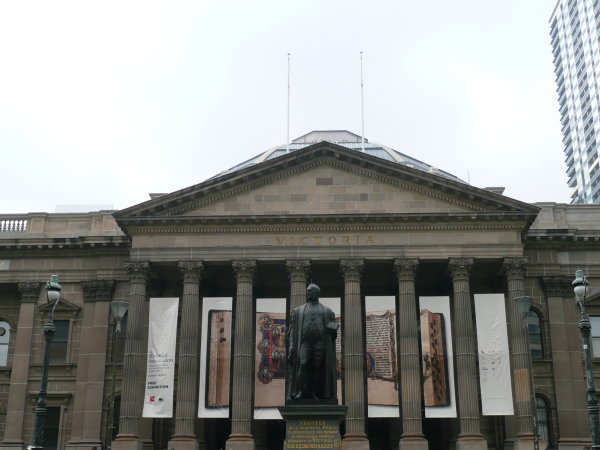
#> input picture Phase1/Code/Data/Set1/1.jpg, 600 x 450 px, found by its file name
$ python Wrapper.py
#> lines starting #> are read from the running program, lines starting #| are printed output that depends on the picture
#!/usr/bin/evn python

"""
RBE/CS Fall 2022: Classical and Deep Learning Approaches for
Geometric Computer Vision
Project 1: MyAutoPano: Phase 2 Starter Code


Author(s):
Lening Li (lli4@wpi.edu)
Teaching Assistant in Robotics Engineering,
Worcester Polytechnic Institute
"""


# Code starts here:

import numpy as np
import cv2
import matplotlib.pyplot as plt
import random
import copy
import math
import os
import shutil
# Add any python libraries here

def plot_images(fig_size, filters, x_len, y_len, name):
	fig = plt.figure(figsize = fig_size)
	length = len(filters)
	for idx in np.arange(length):
		ax = fig.add_subplot(y_len, x_len, idx+1, xticks = [], yticks = [])
		plt.imshow(filters[idx], cmap = 'gray')
	plt.savefig(name)
	plt.close()


def data_generation():
    count = 0
    folder_img = os.path.join("Data_imgg")
    if os.path.exists(folder_img):
        shutil.rmtree(folder_img)
        os.mkdir(folder_img)
    else:
        os.mkdir(folder_img)
    folder_a = os.path.join("Data_ag")
    if os.path.exists(folder_a):
        shutil.rmtree(folder_a)
        os.mkdir(folder_a)
    else:
        os.mkdir(folder_a)

    ca = os.path.join("p_a_cornersg")
    if os.path.exists(ca):
        shutil.rmtree(ca)
        os.mkdir(ca)
    else:
        os.mkdir(ca)

    folder_b = os.path.join("Data_bg")
    if os.path.exists(folder_b):
        shutil.rmtree(folder_b)
        os.mkdir(folder_b)
    else:
        os.mkdir(folder_b)

    folder_h = os.path.join("H_4pointg")
    if os.path.exists(folder_h):
        shutil.rmtree(folder_h)
        os.mkdir(folder_h)
    else:
        os.mkdir(folder_h)

    for i in range(1, 5000):
        count += 1
        print("Image Count =",count, end = "\r")
        img = cv2.imread('Data/Train/' + str(i) + '.jpg')
#> img is the input picture: shape (450, 600, 3); mean B, G, R 144.3, 147.2, 145.6
        img = cv2.resize(img, (320, 240), interpolation = cv2.INTER_AREA)
#> img: shape (240, 320, 3)
        img = cv2.cvtColor(img, cv2.COLOR_BGR2GRAY)
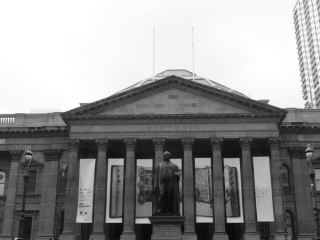
#> img: shape (240, 320); min 9, max 255, mean 146.4
        filename_img = folder_img + "/" + str(count) + ".png"
        cv2.imwrite(filename_img, img)
        x,y = img.shape
#> x = 240; y = 320
        patch_size = 128
        pert = 16
        if x-2*pert < 128 or y-2*pert < 128:
            continue
        random_x = random.randint(0+pert, x-patch_size-pert)
#> random_x = 65
        random_y = random.randint(0+pert, y-patch_size-pert)
#> random_y = 123
        patch_A = img[random_x : random_x + patch_size, random_y : random_y + patch_size]
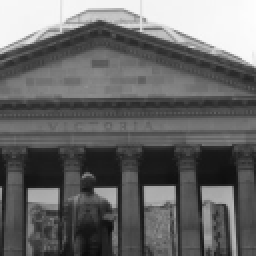
#> patch_A: shape (128, 128) (shown 2 times larger); min 12, max 253, mean 103.6
        patch_a_corners = np.array([[random_y, random_x],
                                    [random_y, random_x + patch_size],
                                    [random_y + patch_size, random_x + patch_size],
                                    [random_y + patch_size, random_x]])


        pts1 = np.array([[0, 0],
                        [0, x],
                        [y, x],
                        [y, 0]]).reshape(-1,1,2)
#> pts1 = [[0, 0], [0, 240], [320, 240], [320, 0]]
        filename_a = folder_a + "/" + str(count) + ".png"
        cv2.imwrite(filename_a, patch_A)

        randomlist_x = np.array(random.sample(range(-pert, pert), 4)).reshape(4,1)
        randomlist_y = np.array(random.sample(range(-pert, pert), 4)).reshape(4,1)
        random_mat = np.hstack([randomlist_x, randomlist_y])
        patch_b_corners = patch_a_corners + random_mat
        H_4point = (np.array(patch_a_corners - patch_b_corners))
#> H_4point = [[14, -3], [0, -14], [-15, -6], [-9, 3]]
        H_4point = H_4point.flatten(order = 'F')
        h4_filename = folder_h + "/" + str(count) + ".csv"
        np.savetxt(h4_filename, H_4point, delimiter = ",")

        ######################________________________________________##################
        patch_aa_corners = patch_a_corners.flatten(order = 'F')
        ca_filename = ca + "/" + str(count) + ".csv"

        np.savetxt(ca_filename, patch_aa_corners, delimiter = ",")

        h_ab = cv2.getPerspectiveTransform(np.float32(patch_a_corners), np.float32(patch_b_corners))
        h_ba = np.linalg.inv(h_ab)
        pts2  = cv2.perspectiveTransform(np.float32(pts1), h_ba)
        [xmin, ymin] = np.int32(pts2.min(axis=0).ravel())
        [xmax, ymax] = np.int32(pts2.max(axis=0).ravel())
        t = [-xmin,-ymin]
        Ht = np.array([[1,0,t[0]],[0,1,t[1]],[0,0,1]]) # translate
        warp_img = cv2.warpPerspective(img, Ht.dot(h_ba), (xmax-xmin, ymax-ymin),flags = cv2.INTER_LINEAR)
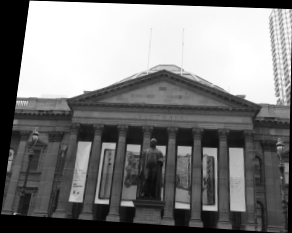
#> warp_img: shape (233, 292); min 0, max 255, mean 124.8
        patch_C = warp_img[random_x + t[1] : random_x + patch_size + t[1], random_y + t[0] : random_y + patch_size + t[0]]
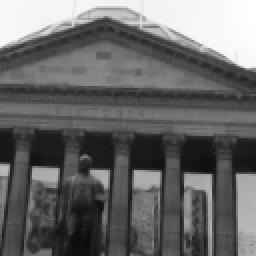
#> patch_C: shape (128, 128) (shown 2 times larger); min 11, max 255, mean 103.2


        #################_________________________####################

        filename_b = folder_b + "/" + str(count) + ".png"
        cv2.imwrite(filename_b, patch_C)
#> pass 2 of the loop in data_generation, `for i in range(1, 5000):`:
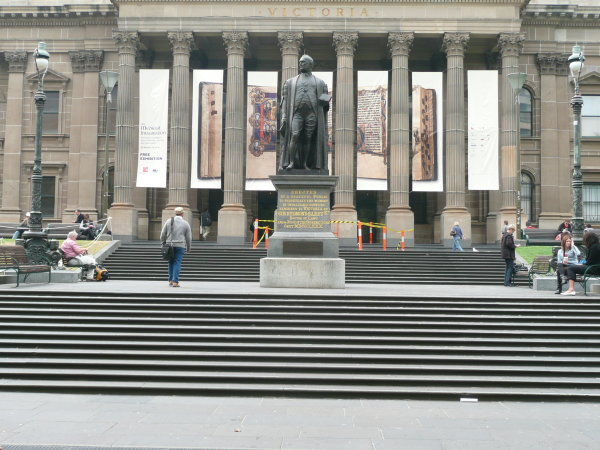
#> input picture Phase1/Code/Data/Set1/2.jpg, 600 x 450 px, found by its file name
#> in data_generation, img is the input picture: shape (450, 600, 3); mean B, G, R 135.2, 141.3, 141.1
#> in data_generation, `warp_img = cv2.warpPerspective(img, Ht.dot(h_ba), (xmax-xmin, ymax-ymi..`:
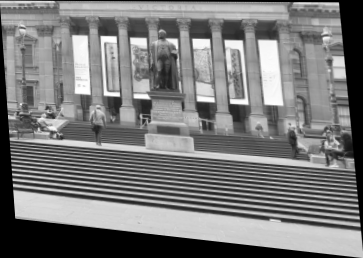
#> warp_img: shape (258, 363); min 0, max 255, mean 121.5
#> in data_generation, `patch_C = warp_img[random_x + t[1] : random_x + patch_size + t[1], ran..`:
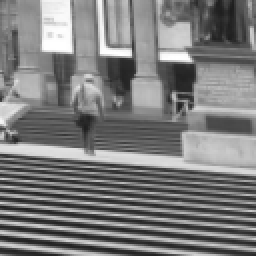
#> patch_C: shape (128, 128) (shown 2 times larger); min 29, max 255, mean 124.1

def main():
    # [6 lines of commented-out code are left out]
    data_generation()


    """
    Read a set of images for Panorama stitching
    """

    """
	Obtain Homography using Deep Learning Model (Supervised and Unsupervised)
	"""

    """
	Image Warping + Blending
	Save Panorama output as mypano.png
	"""


if __name__ == "__main__":
#> (the run stopped early here; a loop or call above may not have finished)
